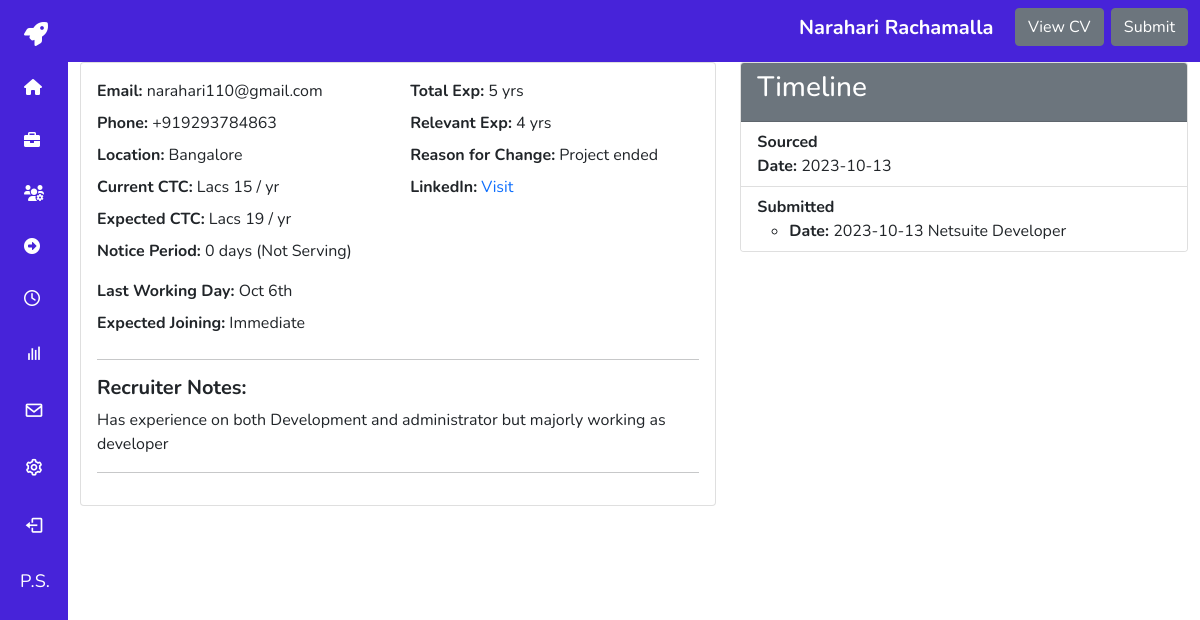
Page /candidates/55/ (signed in) on the committed database.
### user_management/models.py (models this page shows, shortened)
class CustomUser(AbstractBaseUser, PermissionsMixin):
    email = models.EmailField(unique=True)
    name = models.CharField(max_length=255)
    is_active = models.BooleanField(default=True)
    is_staff = models.BooleanField(default=False)
    objects = CustomUserManager()
    USERNAME_FIELD = 'email'
    REQUIRED_FIELDS = ['name']
    def get_initials(self):
        words = self.name.split()
        initials = ""
        for word in words:
            initials += word[0] + "."
        return initials.upper()

### candidates/models.py (models this page shows, shortened)
class Candidate(models.Model):
    user = models.ForeignKey(settings.AUTH_USER_MODEL, on_delete=models.CASCADE, null=True, blank=True)
    name = models.CharField(max_length=200)
    phone = models.CharField(max_length=20)
    email = models.EmailField(max_length=200)
    cv = models.FileField(upload_to='CV_All/')
    location = models.CharField(max_length=200, blank=True, null=True)
    current_ctc = models.DecimalField(max_digits=10, decimal_places=0, blank=True, null=True)
    expected_ctc = models.DecimalField(max_digits=10, decimal_places=0, blank=True, null=True)
    notice_period = models.PositiveIntegerField(help_text="In days", blank=True, null=True)
    serving_notice_period = models.BooleanField(default=False, blank=True, null=True)
    last_working_day = models.CharField(max_length=200, blank=True, null=True)
    expected_joining_date = models.CharField(max_length=200, blank=True, null=True)
    total_experience = models.PositiveIntegerField(help_text="In years", blank=True, null=True)
    relevant_experience = models.PositiveIntegerField(help_text="In years", blank=True, null=True)
    reason_for_change = models.CharField(max_length=200, blank=True, null=True)
    linkedin_url = models.CharField(max_length=200, blank=True, null=True, default=None)
    recruiter_notes = models.TextField(blank=True, null=True)
    created_at = models.DateTimeField(auto_now_add=True)

### jobs/models.py (models this page shows, shortened)
class JobSubmission(models.Model):
    user = models.ForeignKey(CustomUser, on_delete=models.CASCADE)
    job = models.ForeignKey(Job, on_delete=models.CASCADE)
    candidate = models.ForeignKey(Candidate, on_delete=models.CASCADE)
    date_submitted = models.DateTimeField(auto_now_add=True)
    date_client_submitted = models.DateTimeField(blank=True, null=True)
    previous_stage = models.CharField(max_length=255, blank=True, null=True)
    class Meta:
        unique_together = ('job', 'candidate')
    STAGE_CHOICES = [
        ('Internal', 'Internal'),
        ('Client Submission', 'Client Submission'),
        ('QC Reject', 'QC Reject'),
        ('L1 Interview', 'L1 Interview'),
        ('L2 Interview', 'L2 Interview'),
        ('L3 Interview', 'L3 Interview'),
        ('Interview Reject', 'Interview Reject'),
        ('Shortlisted', 'Shortlisted'),
        ('Joined', 'Joined')
    ]
    stage = models.CharField(max_length=20, choices=STAGE_CHOICES, default='Internal')
    stage_changed_date = models.DateTimeField(default=timezone.now)

class Job(models.Model):
    JOB_TYPE_CHOICES = [
        ('FT', 'FT'),
        ('Cont', 'Con'),
        ('C2H', 'C2H'),
    ]
    JOB_STATUS_CHOICES = [
        ('Open', 'Open'),
        ('Closed', 'Closed'),
        ('Hold', 'Hold'),
        ('Upcoming', 'Upcoming'),
    ]
    MODE_CHOICES = [
        ('Hybrid', 'Hybrid'),
        ('Remote', 'Remote'),
        ('Onsite', 'Onsite'),
    ]
    PRIORITY_CHOICES = [
        ('High', 'High'),
        ('Medium', 'Medium'),
        ('Low', 'Low'),
    ]
    id = models.AutoField(primary_key=True)
    job_title = models.CharField(max_length=100)
    job_description = models.TextField()
    job_location = models.CharField(max_length=100)
    job_mode = models.CharField(max_length=20, choices=MODE_CHOICES)
    job_status = models.CharField(max_length=20, choices=JOB_STATUS_CHOICES, default='Open')
    job_work_hours = models.TextField()
    job_type = models.CharField(max_length=20, choices=JOB_TYPE_CHOICES)
    client = models.ForeignKey(Client, on_delete=models.CASCADE)
    job_priority = models.CharField(max_length=10, choices=PRIORITY_CHOICES)
    job_attachment = models.FileField(upload_to='job_attachments/', blank=True, null=True)
    date_added = models.DateTimeField(auto_now_add=True)
    candidates = models.ManyToManyField(Candidate, through='JobSubmission')

### candidates/views.py (the view)
# urls.py: path('candidates/<int:candidate_id>/', views.candidate_details, name='candidate_details'),
def candidate_details(request, candidate_id):
    candidate = get_object_or_404(Candidate, pk=candidate_id)
    context = {'candidate': candidate}
    return render(request, 'candidate_details.html', context)

### candidates/templates/candidate_details.html (shortened to what this page needs)
{% extends 'base.html' %}
{% block content %}
<nav class="navbar navbar-expand-lg navbar-light" style="background-color: #4723D9;">
  <div class="container">
    <a class="navbar-brand custom-title" style="color: #ffffff; font-weight: bold;"><h3>{{ candidate.name }} <a href="{{ candidate.cv.url }}" target="_blank" class="btn btn-secondary">View CV</a>  <a href="{% url 'submit_candidate_to_job' candidate.id %}" class="btn btn-secondary">
      Submit
    </a></h3></a>
  </div>
</nav>
<div class="container mt-10">
  <div class="row">
    <div class="col-md-7">
      <div class="card">
          <div class="card-body">
            <div class="row">
              <div class="col-md-6">
                <div class="mb-2"><strong>Email:</strong> {{ candidate.email }}</div>
                <div class="mb-2"><strong>Phone:</strong> {{ candidate.phone }}</div>
                <div class="mb-2"><strong>Location:</strong> {{ candidate.location }}</div>
                <div class="mb-2"><strong>Current CTC:</strong> Lacs {{ candidate.current_ctc }} / yr</div>
                <div class="mb-2"><strong>Expected CTC:</strong> Lacs {{ candidate.expected_ctc}} / yr</div>
                <div class="mb-3">
                    <strong>Notice Period:</strong> {{ candidate.notice_period }} days
                    {% if candidate.serving_notice_period %}
                      (Serving)
                    {% else %}
                      (Not Serving)
                    {% endif %}
                </div>
                <div class="mb-2"><strong>Last Working Day:</strong> {{ candidate.last_working_day|default:"N/A" }}</div>
                <div class="mb-2"><strong>Expected Joining:</strong> {{ candidate.expected_joining_date|default:"N/A" }}</div>
              </div>
              <div class="col-md-6">
                <div class="mb-2"><strong>Total Exp:</strong> {{ candidate.total_experience }} yrs</div>
                <div class="mb-2"><strong>Relevant Exp:</strong> {{ candidate.relevant_experience }} yrs</div>
                <div class="mb-2"><strong>Reason for Change:</strong> {{ candidate.reason_for_change|default:"N/A" }}</div>
                <div class="mb-2">
                  <strong>LinkedIn:</strong>
                  {% if candidate.linkedin_url %}
                    <a href="{{ candidate.linkedin_url }}" target="_blank">Visit</a>
                  {% else %}
                    N/A
                  {% endif %}
                </div>
              </div>
            </div>
          <hr>
          <h5><strong>Recruiter Notes:</strong></h5>
          <p>{{ candidate.recruiter_notes|default:"No notes available." }}</p>
          <hr>
        </div>
      </div>
    </div>
    <div class="col-md-5">
      <div class="card">
        <div class="card-header bg-secondary text-white">
          <h3>Timeline</h3>
        </div>
        <ul class="list-group list-group-flush">
          <li class="list-group-item">
            <strong>Sourced</strong>
            <br>
            <strong>Date:</strong> {{ candidate.created_at|date:"Y-m-d" }}
          </li>
          <li class="list-group-item">
            <strong>Submitted</strong>
            <ul>
              {% for submission in candidate.jobsubmission_set.all %}
                <li>
                  <strong>Date:</strong> {{ submission.date_submitted|date:"Y-m-d" }} {{ submission.job.job_title }}
                </li>
              {% empty %}
                <li>No submissions</li>
              {% endfor %}
            </ul>
          </li>
        </ul>
      </div>
    </div>
  </div>
</div>
{% endblock %}

### templates/base.html (shortened to what this page needs)
{% load static %}
<!DOCTYPE html>
<html lang="en">
<head>
    <link href="https://cdn.jsdelivr.net/npm/bootstrap@5.0.0-beta1/dist/css/bootstrap.min.css" rel="stylesheet">
    <link href="https://cdn.jsdelivr.net/npm/boxicons@latest/css/boxicons.min.css" rel="stylesheet">
    <link href="https://cdnjs.cloudflare.com/ajax/libs/font-awesome/6.0.0-beta3/css/all.min.css" rel="stylesheet">
    <link rel="stylesheet" href="https://cdnjs.cloudflare.com/ajax/libs/font-awesome/4.7.0/css/font-awesome.min.css">
</head>
<body>
    <div class="l-navbar" id="nav-bar">
        <nav class="nav">
            <div>
                <div class="nav_list">
                    <a href="{% url 'dashboard' %}" class="nav_logo">
                        <i class="fas fa-rocket nav_logo-icon fa-3x"></i>
                    </a>
                    <a href="{% url 'dashboard' %}" class="nav_link" data-toggle="tooltip" title="Dashboard">
                        <i class="fas fa-home"></i>
                    </a>
                    <a href="{% url 'jobs' %}" class="nav_link" data-toggle="tooltip" title="Jobs">
                        <i class="fas fa-briefcase"></i>
                    </a>
                    <a href="{% url 'candidates' %}" class="nav_link" data-toggle="tooltip" title="Candidates">
                        <i class="fas fa-users-cog"></i>
                    </a>
                    <a href="{% url 'display_submissions' %}" class="nav_link" data-toggle="tooltip" title="Submissions">
                        <i class="fas fa-arrow-alt-circle-right"></i>
                    </a>
                    <a href="{% url 'interviews' %}" class="nav_link" data-toggle="tooltip" title="Interviews">
                        <i class="far fa-clock"></i>
                    </a>
                    <a href="{% url 'reports' %}" class="nav_link" data-toggle="tooltip" title="Reports">
                        <i class='bx bx-bar-chart nav_icon'></i>
                    </a>
                    <a href="{% url 'emailclient' %}" class="nav_link" data-toggle="tooltip" title="Emails">
                        <i class='bx bx-envelope nav_icon'></i>
                    </a>
                    <a href="{% url 'settings' %}" class="nav_link " data-toggle="tooltip" title="Clients">
                        <i class='bx bx-cog nav_icon'></i>
                    </a>
                    <a href="{% url 'logout' %}" class="nav_link" data-toggle="tooltip" data-placement="right" title="Sign Out">
                        <i class='bx bx-log-out nav_icon'></i>
                    </a>
                    {% if user.is_authenticated %}
    <p class="user-initials" data-toggle="tooltip" data-placement="top" title="{{ user.name }}">
        {{ user.get_initials }}
    </p>
{% endif %}
                </div>
            </div>
        </nav>
    </div>
    <div class="bg-white ml-auto">
        <main>
            {% block content %}{% endblock %}
        </main>
    </div>
</body>
</html>

### templates/base.html (style rules this page uses)
:root { --header-height: 3rem; --nav-width: 68px; --first-color: #4723D9; --first-color-light: #FFFFFF; --white-color: #FFFFFF; --body-font: 'Nunito', sans-serif; --normal-font-size: 1rem; --z-fixed: 100; }
body { position: relative; margin: 0; padding: 0; font-family: var(--body-font); font-size: var(--normal-font-size); transition: .5s; }
a { text-decoration: none; }
.l-navbar { position: fixed; top: 0; left: -30%; width: var(--nav-width); height: 100vh; background-color: var(--first-color); padding: .5rem 1rem 0 0; transition: .5s; z-index: var(--z-fixed); }
.nav { height: 100%; display: flex; flex-direction: column; justify-content: space-between; overflow: hidden; }
.nav_logo, .nav_link { display: grid; grid-template-columns: max-content max-content; align-items: center; column-gap: 1rem; padding: .4rem 0 .4rem 1.5rem; }
.nav_logo { margin-bottom: 1.25rem; display: flex; align-items: left; width: 50%; }
.nav_logo-icon { font-size: 1.50rem; color: var(--white-color); }
.nav_link { position: relative; color: var(--first-color-light); margin-bottom: 1.5rem; transition: .3s; }
.nav_icon { font-size: 1.25rem; }
@media screen and (min-width: 768px) { body { margin: 0; padding-left: calc(var(--nav-width)); } }
@media screen and (min-width: 768px) { .l-navbar { left: 0; padding: 1rem 1rem 0 0; } }
@media screen and (min-width: 768px) { .user-initials { color: white; font-size: 18px; margin-left: 20px; } }

### rows in the picture
CustomUser: get_initials "P.S."
Candidate: name "Narahari Rachamalla", email "narahari110@gmail.com", phone "+919293784863", location "Bangalore", current_ctc "15", expected_ctc "19", notice_period "0", last_working_day "Oct 6th", expected_joining_date "Immediate", total_experience "5", relevant_experience "4", reason_for_change "Project ended", recruiter_notes "Has experience on both Development and administrator but majorly working as developer", created_at "2023-10-13"
JobSubmission: date_submitted "2023-10-13", job.job_title "Netsuite Developer"
